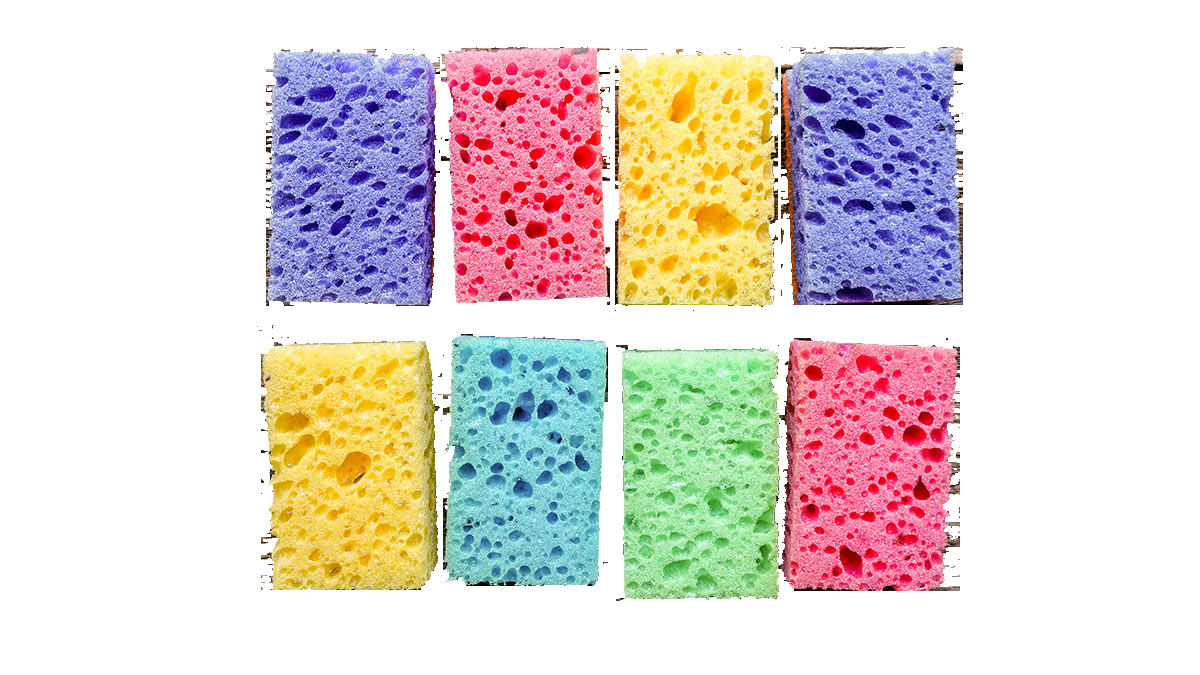
#> input picture 10_texture_analysis/gubki.png, 1200 x 675 px
$ jupyter execute --allow-errors DE_IP_HomeTask_10.ipynb   (older library calls are emulated)
#> lines starting #> are read from the running program, lines starting #| are printed output that depends on the picture; after the words box and inside, x2 and y2 are one past the last pixel; in counts of white or black regions, pixels touching at a corner belong together
[cell 1]
# Task 1.
# Текстурные характеристики:
#  - Реализуйте подсчет гистограммы
#  - Реализуйте рассчет текстурных характеристик Laws
#  - Реализуйте расчет текстурных характеристик на основе матрицы взаимной встречаемости GLCM
# Для каждого случая: выполните тренировку классификатора (knn, svm, trees)
# Решите задачу сегментации данных на основе классификации изображений каждым методом.
# Выполните ручную разметку изображений на регионы.
# Сравните результат полученной классификации и размеченной.

[cell 2]
import itertools
import os
import cv2 as cv
import numpy as np
import pandas as pd
import matplotlib.pyplot as plt

from scipy.stats import entropy, skew, kurtosis

from skimage.feature import graycomatrix, graycoprops
from skimage.util import view_as_windows

from sklearn.neighbors import KNeighborsClassifier
from sklearn.svm import SVC
from sklearn.tree import DecisionTreeClassifier
from sklearn.model_selection import train_test_split
from sklearn.preprocessing import LabelEncoder, StandardScaler
from sklearn.metrics import classification_report, accuracy_score, confusion_matrix
from sklearn.metrics import accuracy_score, jaccard_score

## Чтение данных

[cell 3]
img_fold = "./KTH_TIPS"

#> (the rest of this cell did not finish here and is left out)

# Текстурные характеристики

### Подсчет и анализ гистограммы

[cell 4]
# [28 lines left out: function histogram_anylyse, not called in this run]

[cell 5]
bins = 256
#> (the rest of this cell did not finish here and is left out)

### Рассчет текстурных характеристик Laws

[cell 6]
# [21 lines left out: function laws_texture, not called in this run]

#> (a cell that did not finish here is left out)

### Расчет текстурных характеристик на основе матрицы взаимной встречаемости GLCM

[cell 8]
# [13 lines left out: function compute_glcm_features, not called in this run]

#> (a cell that did not finish here is left out)

# Тренировка классификаторов

## kNN

[cell 10]
def prepare_dataset(img_fold, feature_type, num_imgs=100):
    features, labels = [], []
    feature_func = {
                'Histogram': lambda img: histogram_anylyse(img, 256)[0],
                'Laws': laws_texture,
                'GLCM': compute_glcm_features
    }[feature_type]

    for tex_name in os.listdir(img_fold):
        tex_path = os.path.join(img_fold, tex_name)
        if not os.path.isdir(tex_path):
            continue

        for img_file in os.listdir(tex_path)[:num_imgs]:
            img_path = os.path.join(tex_path, img_file)
            img = cv.imread(img_path, cv.IMREAD_GRAYSCALE)

            if img is None:
                continue

            img = cv.resize(img, (128, 128))

            features_dict = feature_func(img)
            features.append(list(features_dict.values()))
            labels.append(tex_name)

    return np.array(features), labels

[cell 11]
# [19 lines left out: function train_models, not called in this run]

[cell 12]
# [22 lines left out: function evaluate_model, not called in this run]

[cell 13]
trained_models = {}

#> (the rest of this cell did not finish here and is left out)

# Задача сегментации данных на основе классификации изображений

[cell 14]
def texture_segment(img, trained_models, feature_type, model_name, window_size=32, step=None, n_classes=4):
#> called with img = './gubki.png', feature_type = 'Laws', model_name = 'SVM', window_size = 4, n_classes = 4
    orig_img = cv.imread(img, cv.IMREAD_GRAYSCALE)
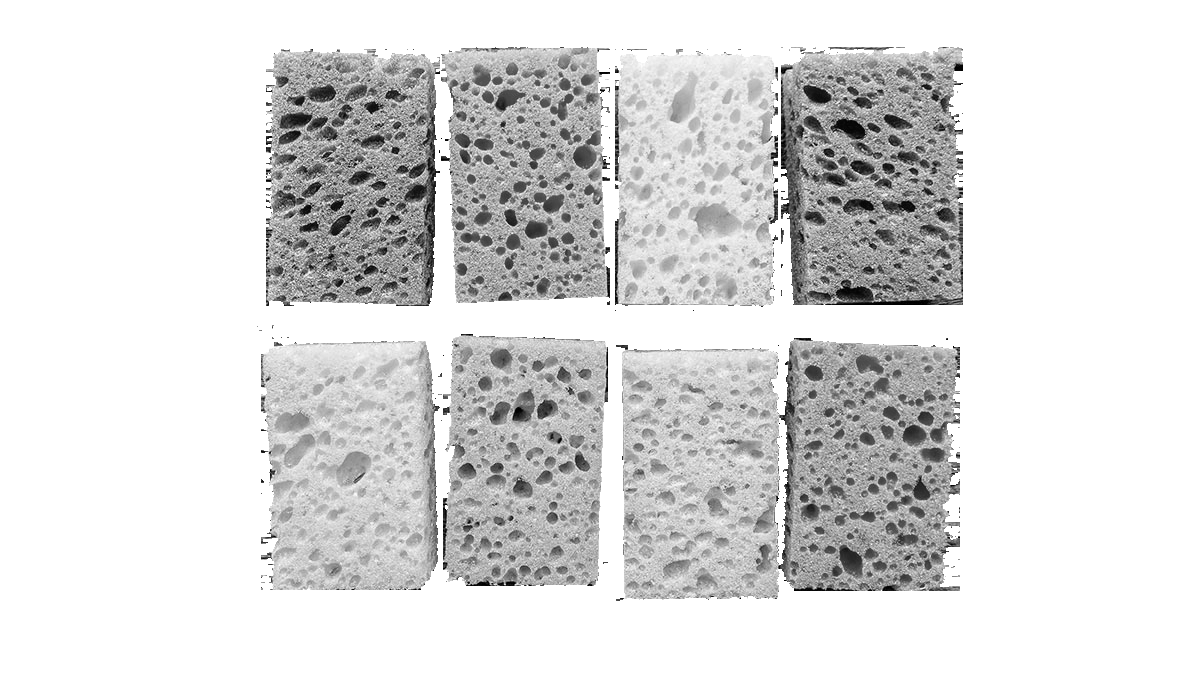
#> orig_img: shape (675, 1200); min 0, max 255, mean 219.1
#> further down, img is the input picture: shape (675, 1200, 3); mean B, G, R 213.1, 216.9, 226.2

    if step is None:
        step = window_size

    model = trained_models[feature_type]['models'][model_name]
    scaler = trained_models[feature_type]['scaler']

    # Creating sliding windows
    windows = view_as_windows(orig_img, (window_size, window_size), step=step)
    h, w, _, _ = windows.shape

    # Feature extraction for all windows
    feature_extractors = {
        'Histogram': lambda img: list(histogram_anylyse(img, bins=32)[0].values()),
        'Laws': lambda img: list(laws_texture(img).values()),
        'GLCM': lambda img: list(compute_glcm_features(img).values())
    }
    features = np.array([feature_extractors[feature_type](window)
                         for window in windows.reshape(-1, window_size, window_size)])

    features_scaled = scaler.transform(features)
    predicts = model.predict(features_scaled)

    # Creating a segmentation map
    seg_map = np.zeros_like(orig_img)
    for (i, j), pred in zip(np.ndindex(h, w), predicts):
        seg_map[i*step:i*step+window_size, j*step:j*step+window_size] = pred

    # Filtering classes
    top_classes = pd.Series(predicts).value_counts().head(n_classes).index
    filtered_map = np.zeros_like(seg_map)

    for new_val, old_val in enumerate(top_classes):
        filtered_map[seg_map == old_val] = new_val

    # Handle pixels not in top classes
    mask_not_top = ~np.isin(seg_map, top_classes)
    if np.any(mask_not_top):
        filtered_map[mask_not_top] = 1

    return filtered_map, orig_img

[cell 15]
def show_segment(img, trained_models, **kwargs):
    seg_map, orig = texture_segment(img, trained_models, **kwargs)

    fig, (ax_orig, ax_segm, ax_map) = plt.subplots(1, 3, figsize=(12, 4))

    ax_orig.imshow(orig, cmap='gray')
    ax_orig.set_title('Original')
    ax_orig.axis('off')

    ax_segm.imshow(seg_map, cmap='tab10')
    ax_segm.set_title('Segmentation')
    ax_segm.axis('off')

    ax_map.imshow(seg_map, cmap='tab10', alpha=0.8)
    ax_map.imshow(orig, cmap='gray', alpha=0.3)
    ax_map.set_title('Overlay')
    ax_map.axis('off')

    plt.tight_layout()
    plt.show()

#> (a cell that did not finish here is left out)

### Ручная разметка изображений на регионы

[cell 17]
def manual_segment(img):
    min_channel = np.min(img, axis=2)
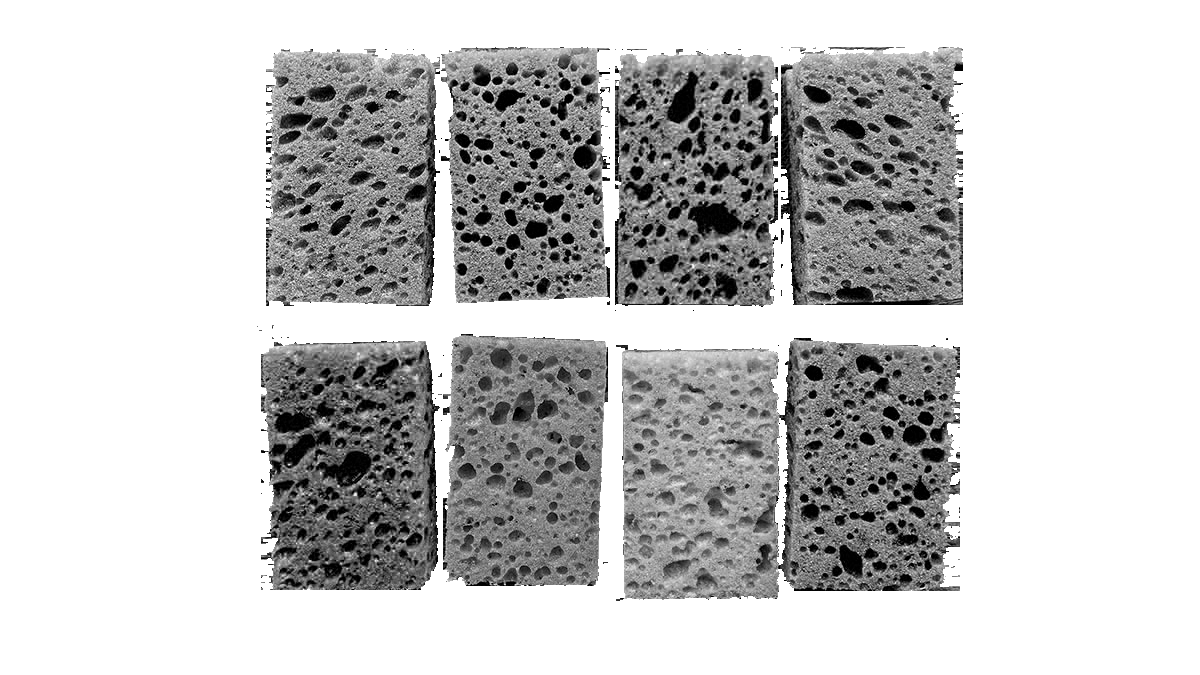
#> min_channel: shape (675, 1200); min 0, max 255, mean 198.1
    _, mask = cv.threshold(min_channel, 0, 255, cv.THRESH_BINARY_INV + cv.THRESH_OTSU)
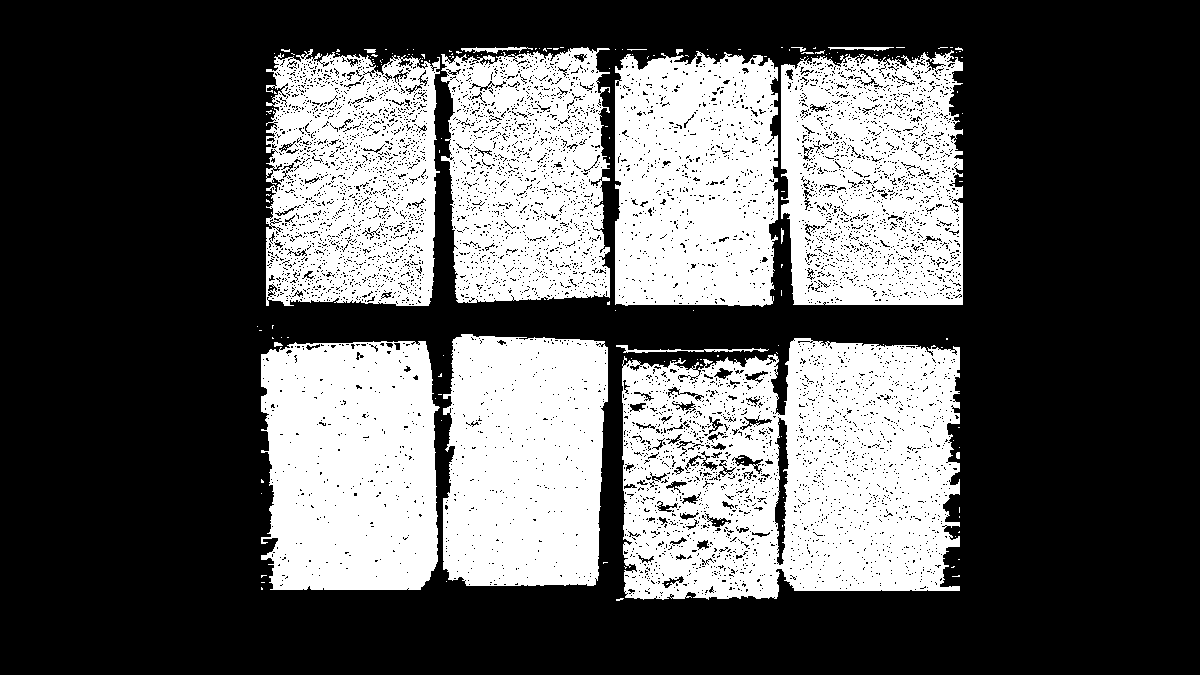
#> mask: shape (675, 1200); 36.2% white; 186 white regions (167 under 20 px), largest, box (x1, y1, x2, y2) and area: (622, 338, 960, 600) 70123, (261, 341, 440, 590) 40185, (781, 50, 963, 305) 37887

    kernel = np.ones((3,3), np.uint8)
    mask = cv.morphologyEx(mask, cv.MORPH_OPEN, kernel)
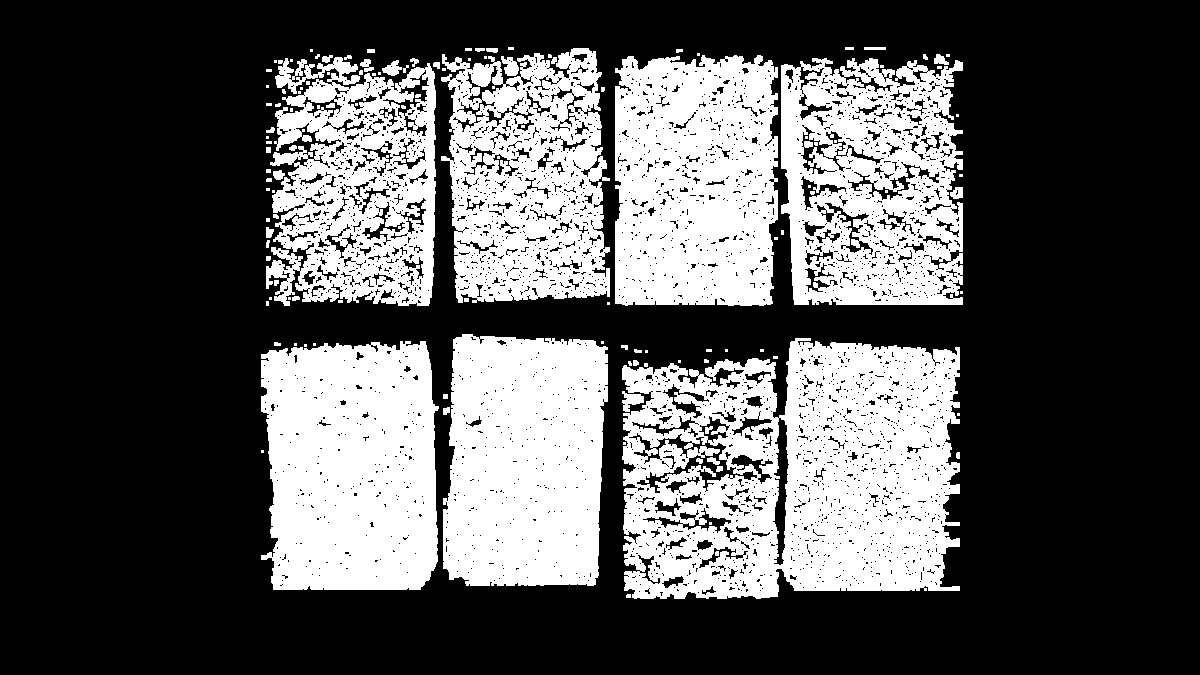
#> mask: shape (675, 1200); 33.9% white; 127 white regions (73 under 20 px)

    contours, _ = cv.findContours(mask, cv.RETR_EXTERNAL, cv.CHAIN_APPROX_SIMPLE)
#> contours = 106 contours, 77 with area under 20; largest, box (x1, y1, x2, y2) and area: (622, 338, 960, 599) 75113, (261, 341, 439, 590) 39870, (781, 58, 963, 305) 39826, (615, 55, 778, 306) 38118, (443, 334, 608, 586) 37262
    final_mask = np.zeros_like(mask)

    for contour in contours:
        if cv.contourArea(contour) > 100:
            cv.drawContours(final_mask, [contour], 0, 255, -1)
#> this loop made 106 passes
#> contour on passes 3, 4, 5, 7, 9, 11, 14, 15, 16, 17, 18, 21: [[261, 450], [261, 452], [263, 452], [263, 450]], [[623, 442], [623, 444], [625, 444], [625, 442]], [[957, 413], [957, 415], [959, 415], [959, 413]], [[443, 394], [443, 398], [447, 398], [447, 394]], [[644, 363], [644, 366], [647, 366], [647, 363]], [[678, 360], [678, 362], [680, 362], [680, 360]], [[773, 356], [773, 358], [777, 358], [777, 356]], [[645, 350], [645, 352], [647, 352], [647, 350]], [[760, 349], [760, 351], [763, 351], [763, 349]], [[725, 349], [725, 351], [727, 351], [727, 349]], [[706, 349], [706, 351], [711, 351], [711, 349]], [[304, 344], [304, 346], [306, 346], [306, 344]]
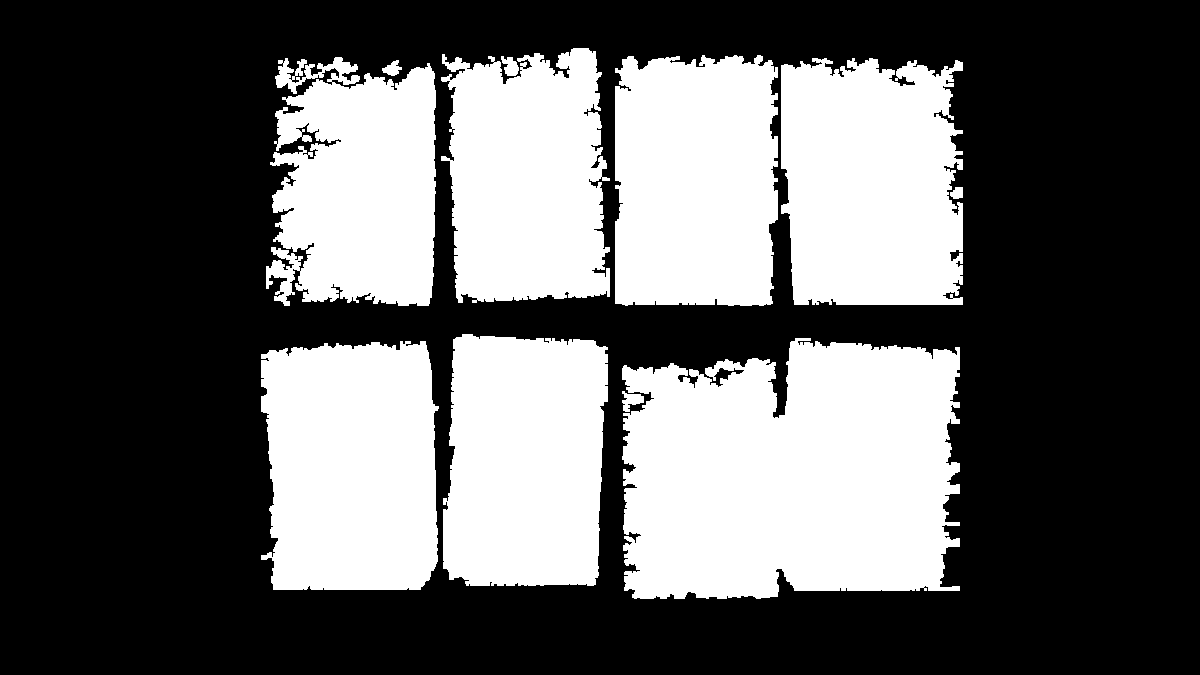
#> final_mask: shape (675, 1200); 37.6% white; 11 white regions, largest, box (x1, y1, x2, y2) and area: (622, 338, 960, 599) 76212, (781, 58, 963, 305) 40604, (261, 341, 439, 590) 40351

    return final_mask

[cell 18]
def remap_classes(mask, n_classes):
#> called with n_classes = 4
    unique, counts = np.unique(mask, return_counts=True)
#> unique = [0, 255]; counts = [505702, 304298]
    top_classes = unique[np.argsort(-counts)[:n_classes]]
#> top_classes = [0, 255]

    result = np.zeros_like(mask)
    for new_id, old_id in enumerate(top_classes):
        result[mask == old_id] = new_id
#> this loop made 2 passes
#> (new_id, old_id) on passes 1 to 2: (0, 0), (1, 255)

    return result

[cell 19]
img_path = "./gubki.png"
img = cv.imread(img_path)
img_rgb = cv.cvtColor(img, cv.COLOR_BGR2RGB)

manual_mask = manual_segment(img_rgb)
manual_mask = remap_classes(manual_mask, 4)

[cell 20]
fig, (ax_orig, ax_segm) = plt.subplots(2, 1, figsize=(5, 5))

ax_orig.imshow(img_rgb)
ax_orig.set_title('Original')
ax_orig.axis('off')

ax_segm.imshow(manual_mask, cmap='tab10')
ax_segm.set_title('Manual Segmentation')
ax_segm.axis('off')

plt.show()

## Сравнение результатов полученной классификации с размеченной.

[cell 21]
# [65 lines left out: functions find_class_mapping, compare_segment_results, not called in this run]

[cell 22]
feature_type = 'GLCM'
model_name = 'DecisionTree'
print("=" * 50)
print(f"{feature_type} - {model_name}")
print("-" * 50)
#> (the rest of this cell did not finish here and is left out)
